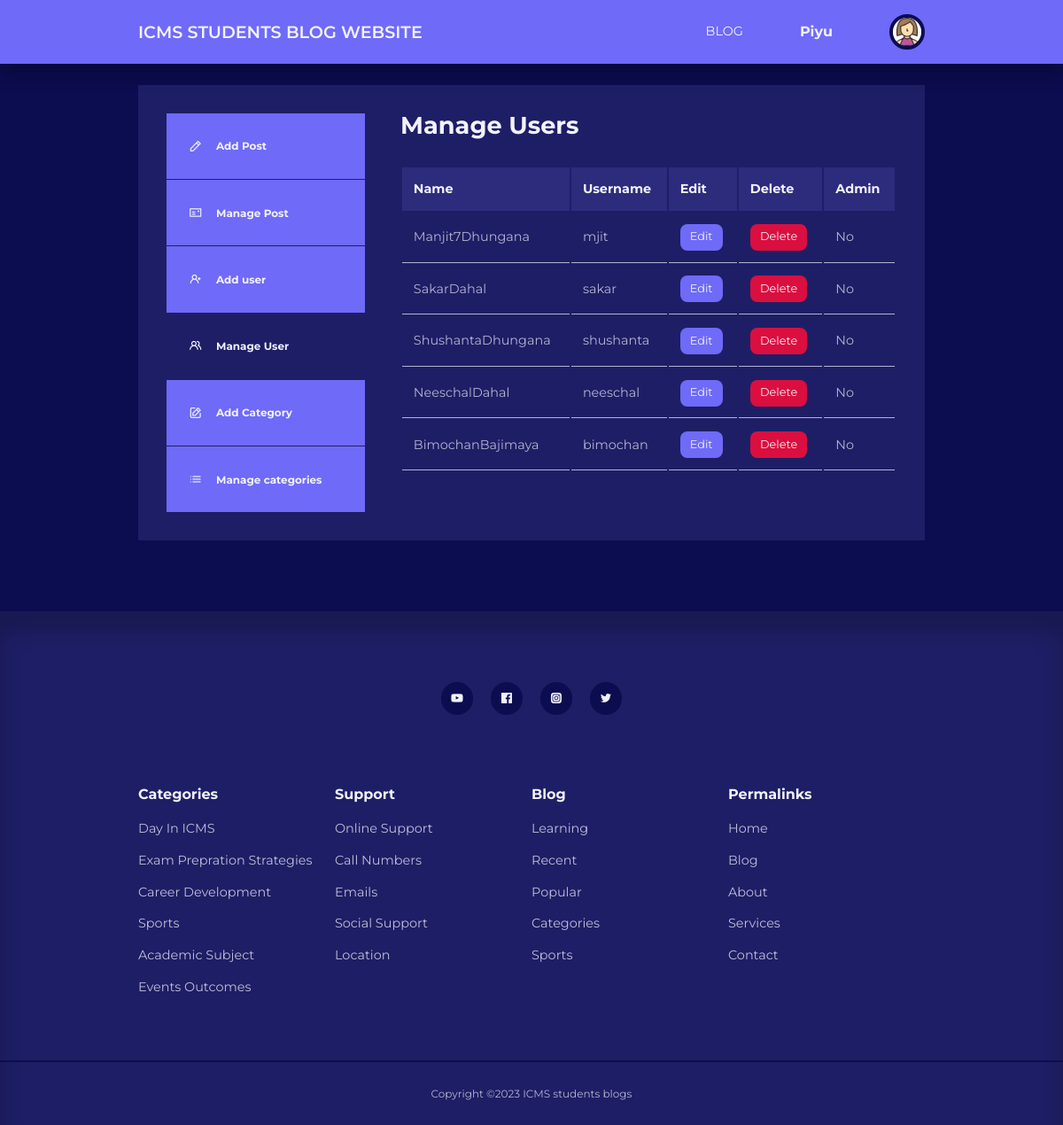
The page /admin/manage-users.php (signed in) on the database its author committed.
### tables this page shows
CREATE TABLE `users` (
  `id` int(11) UNSIGNED NOT NULL,
  `firstname` varchar(50) NOT NULL,
  `lastname` varchar(50) NOT NULL,
  `username` varchar(50) NOT NULL,
  `email` varchar(100) NOT NULL,
  `password` varchar(255) NOT NULL,
  `avatar` varchar(255) NOT NULL,
  `is_admin` tinyint(1) NOT NULL
);

### admin/partials/header.php (called while the page is built, shortened)
<?php
require '../partials/header.php';

### admin/manage-users.php (the view, shortened to what this page needs)
<?php
include 'partials/header.php';
$current_admin_id = $_SESSION['user_id'];
$query = "SELECT * FROM users WHERE NOT id=$current_admin_id";
$users = mysqli_query($connection, $query);
?>
<section class="dashboard">
    <div class="container dashboard__container">
        <aside>
            <ul>
                <li><a href="add-post.php"><i class="uil uil-pen"></i>
                        <h5>Add Post</h5>
                    </a>
                </li>
                <li>
                    <a href="index.php"><i class="uil uil-postcard"></i>
                        <h5>Manage Post</h5>
                    </a>
                </li>
                <?php if (isset($_SESSION['user_is_admin'])) : ?>
                    <li><a href="add-user.php"><i class="uil uil-user-plus"></i>
                            <h5>Add user</h5>
                        </a>
                    </li>
                    <li>
                        <a href="manage-users.php" class="active"><i class="uil uil-users-alt"></i>
                            <h5>Manage User</h5>
                        </a>
                    </li>
                    <li>
                        <a href="add-category.php"><i class="uil uil-edit"></i>
                            <h5>Add Category</h5>
                        </a>
                    </li>
                    <li>
                        <a href="manage-categories.php"><i class="uil uil-list-ul"></i>
                            <h5>Manage categories</h5>
                        </a>
                    </li>
                <?php endif ?>
            </ul>
        </aside>
        <main>
            <h2>Manage Users</h2>
            <?php if (mysqli_num_rows($users) > 0) : ?>
                <table>
                    <thead>
                        <tr>
                            <th>Name</th>
                            <th>Username</th>
                            <th>Edit</th>
                            <th>Delete</th>
                            <th>Admin</th>
                        </tr>
                    </thead>
                    <tbody>
                        <?php while ($user = mysqli_fetch_assoc($users)) : ?>
                            <tr>
                                <td><?= "{$user['firstname']}{$user['lastname']}" ?></td>
                                <td><?= $user['username'] ?></td>
                                <td><a href="<?= ROOT_URL ?>admin/edit-user.php?id=<?= $user['id'] ?>" class="btn sm">Edit</a></td>
                                <td><a href="<?= ROOT_URL ?>admin/delete-user.php?id=<?= $user['id'] ?>" class="btn sm danger">Delete</a></td>
                                <td><?= $user['is_admin'] ? 'Yes' : 'No' ?></td>
                            </tr>
                        <?php endwhile ?>
                    </tbody>
                </table>
            <?php else : ?>
                <div class="alert__message error"><?= "NO users found" ?></div>
            <?php endif ?>
        </main>
    </div>
</section>
<?php
include '../partials/footer.php';
?>

### partials/header.php (shortened to what this page needs)
<?php
require 'config/database.php';
if (isset($_SESSION['user_id'])) {
    $id = filter_var($_SESSION['user_id'], FILTER_SANITIZE_NUMBER_INT);
    $query = "SELECT avatar FROM users WHERE id=$id";
    $result = mysqli_query($connection, $query);
    $avatar = mysqli_fetch_assoc($result);
}
?>
<!DOCTYPE html>
<html>
<head>
    <link rel="stylesheet" href="<?= ROOT_URL ?>css/style.css">
    <link rel="stylesheet" href="https://unicons.iconscout.com/release/v4.0.0/css/line.css">
</head>
<body>
    <nav>
        <div class="container nav__container">
            <a href="<?= ROOT_URL ?>" class="nav__logo">ICMS STUDENTS BLOG WEBSITE</a>
            <ul class="nav__items">
                <li><a href="<?= ROOT_URL ?>blog.php">BLOG</a></li>
                <?php
                if (isset($_SESSION['user_id'])) {
                    $users = mysqli_query($connection, "SELECT * FROM users WHERE id = $id");
                    while ($user = mysqli_fetch_array($users))
                        if (isset($_SESSION['user_id'])) { ?>
                        <h4><?php echo $user["username"]; ?></h4>
                        <li class="nav__profile">
                            <div class="avatar">
                                <img class="" width="99%" src="<?= ROOT_URL . 'images/' . $avatar['avatar'] ?>">
                            </div>
                        </li>
                    <?php } else { ?>
                        <li><a href="<?= ROOT_URL ?>signin.php">SIGN IN</a></li>
                <?php }
                } else {
                    echo '<li><a href="signin.php">SIGN IN</a></li>';
                }
                ?>
            </ul>
        </div>
    </nav>

### css/style.css (style rules this page uses)
:root { --color-primary: #6f6af8; --color-primary-light: hsl(242, 91%, 69%, 18%); --color-primary-variant: #5854c7; --color-red: #da0f3f; --color-red-light: hsl(346, 87%, 46%, 15%); --color-green: #00c476; --color-green-light: hsl(156, 100%, 38%, 15%); --color-gray-900: #1e1e66; --color-gray-700: #2d2b7c; --color-gray-300: rgba(112, 50, 194, 0.87); --color-gray-200: rgba(242, 242, 254, 0.7); --color-white: #f2f2fe; --color-bg: #0c0c50; --transition: all 300ms ease; --container-width-lg: 74%; --container-width-md: 88%; --form-width: 40%; --card-border-radius-1: 0.3rem; --card-border-radius-2: 0.5rem; --card-border-radius-3: 0.8rem; --card-border-radius-4: 2rem; --card-border-radius-5: 5rem; }
* { margin: 0; padding: 0; outline: 0; border: 0; appearance: 0; list-style: none; text-decoration: none; box-sizing: border-box; }
body { font-family: 'Montserrat', sans-serif; line-height: 1.6; color: var(--color-gray-200); overflow-x: hidden; background: var(--color-bg); font-size: 0.9rem; }
.container { width: var(--container-width-lg); max-width: 1800px; margin-inline: auto; }
section { margin-top: 3rem; width: 100vw; }
h1, h2, h3, h4, h5 { color: var(--color-white); line-height: 1.3; }
h2 { font-size: 1.7rem; margin: 1rem 0; }
h4 { font-size: 1rem; }
a { color: var(--color-white); transition: var(--transition); }
nav { background: var(--color-primary); width: 100vw; height: 4.5rem; position: fixed; top: 0; z-index: 10; box-shadow: 0 1rem 1rem rgba(0, 0, 0, 0.2); }
.nav__container { height: 100%; display: flex; align-items: center; justify-content: space-between; }
.avatar { width: 2.5rem; height: 2.5rem; border-radius: 50%; overflow: hidden; border: 0.3rem solid var(--color-bg); }
.nav__logo { font-weight: 600; font-size: 1.2rem; }
.nav__items { display: flex; align-items: center; gap: 4rem; }
.nav__profile { position: relative; cursor: pointer; }
.btn { display: inline-block; width: fit-content; padding: 0.6rem 1.2rem; background-color: var(--color-primary); border-radius: var(--card-border-radius-2); cursor: pointer; transition: var(--transition); color: var(--color-white); }
.btn.sm { padding: 0.3rem 0.7rem; font-size: 0.8rem; }
.btn.danger { background: var(--color-red); }
.dashboard { margin-top: 6rem; }
.dashboard__container { display: grid; grid-template-columns: 14rem auto; gap: 1rem; background: var(--color-gray-900); padding: 2rem; margin-bottom: 5rem; }
.dashboard aside a { background-color: var(--color-primary); display: flex; gap: 1rem; align-items: center; padding: 1.6rem; }
.dashboard aside ul li:not(:last-child) a { border-bottom: 1px solid var(--color-gray-900); }
.dashboard aside a.active { background-color: var(--color-gray-900); }
.dashboard main { margin-left: 1.5rem; }
.dashboard main h2 { margin: 0 0 2rem 0; line-height: 1; }
.dashboard main table { width: 100%; text-align: left; }
.dashboard main table th { background: var(--color-gray-700); padding: 0.8rem; color: var(--color-white); }
.dashboard main table td { padding: 0.8rem; border-bottom: 1px solid var(--color-gray-200); }

### rows shown on the page
users: username "Piyu", avatar (picture)
users: firstname "Manjit7", lastname "Dhungana", username "mjit", is_admin "No"
users: firstname "Sakar", lastname "Dahal", username "sakar", is_admin "No"
users: firstname "Shushanta", lastname "Dhungana", username "shushanta", is_admin "No"
users: firstname "Neeschal", lastname "Dahal", username "neeschal", is_admin "No"
users: firstname "Bimochan", lastname "Bajimaya", username "bimochan", is_admin "No"
